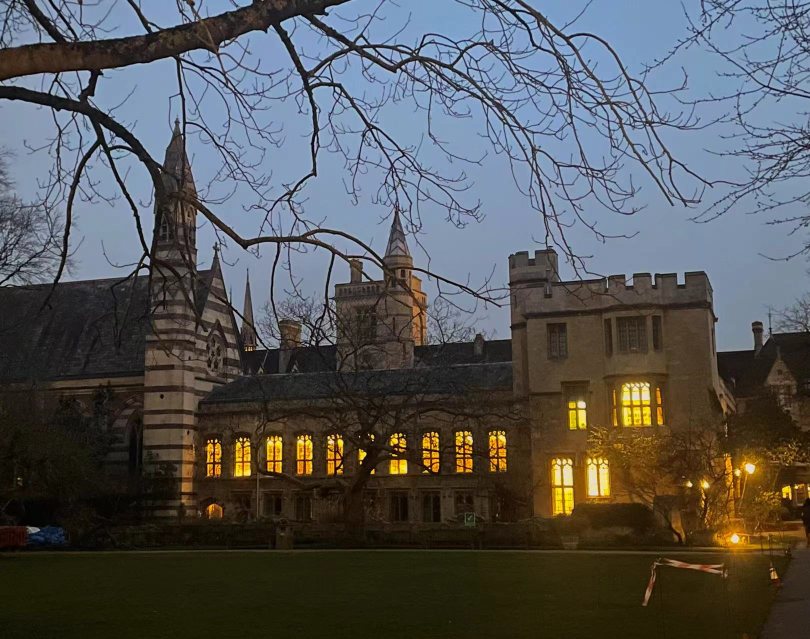
%> input picture Balliol.JPG, 1620 x 1278 px (shown at 1/2 size)
$ octave test_filter_1D_image.m   (GNU Octave 9; MATLAB toolbox functions it lacks are replaced by stand-ins)
%> lines starting %> are read from the running program, lines starting %| are printed output that depends on the picture
%% Load image
picRGB = imread("Balliol.JPG");
%> picRGB is the input picture: size 1278x1620x3 uint8; mean R, G, B 84.5, 85.7, 85.8
picREY = rgb2gray(picRGB);
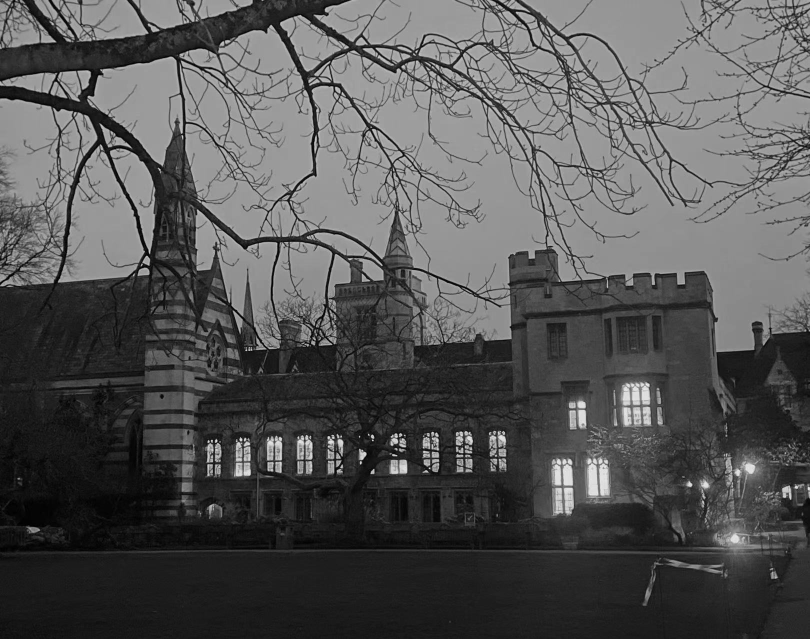
%> picREY: size 1278x1620 uint8 (shown at 1/2 size); min 0, max 242, mean 85.4
rand_row = randi(size(picREY,1));
signal = picREY(400,:);
%> signal = 1620 values, max 195 at index 309, min 8 at index 1085, mean 131.4
signal = normalize(signal,'range');
%> signal = 1620 values, max 1 at index 1, min 0 at index 4, mean 0.816
bits = 5;
wavelet = 'haar';

%signal = image_generator(1,500,100,'square',true,true);

%% Load filter
%> (the run ends here)
